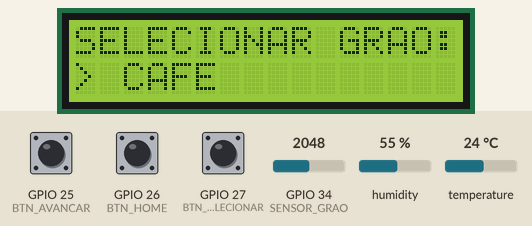
This sketch was run on a simulated ESP32. Shown: 16×2 character LCD. The test bench sets the inputs (shaded band); at power-on: GPIO 27 (BTN_SELECIONAR) HIGH, GPIO 26 (BTN_HOME) HIGH, GPIO 25 (BTN_AVANCAR) HIGH, humidity 55 %, GPIO 34 (SENSOR_GRAO) = 2048, temperature 24 °C.

Above: at 2.7 s.
2.8 s: GPIO 27 (BTN_SELECIONAR) pulled LOW for 0.15 s
At 3.7 s:
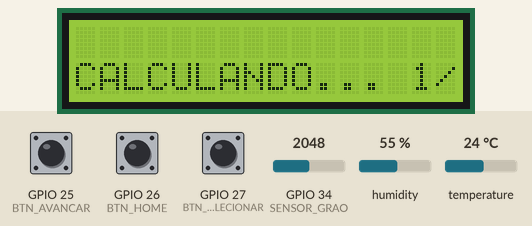
5.9 s: GPIO 26 (BTN_HOME) pulled LOW for 1 s
At 6.5 s:
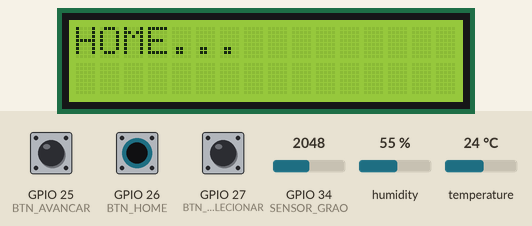
8.4 s: GPIO 25 (BTN_AVANCAR) pulled LOW for 0.15 s
At 9.8 s:
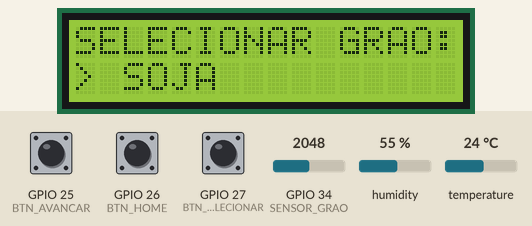
10.1 s: GPIO 25 (BTN_AVANCAR) pulled LOW for 1 s
At 11.7 s:
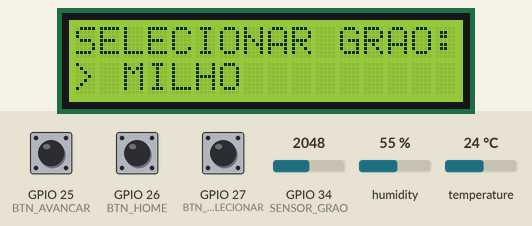
12.6 s: GPIO 27 (BTN_SELECIONAR) pulled LOW for 1 s
At 16.0 s:
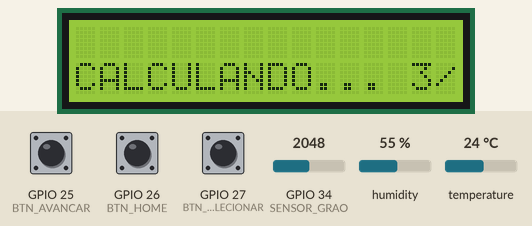
16.6 s: humidity set to 22 %
At 18.0 s:
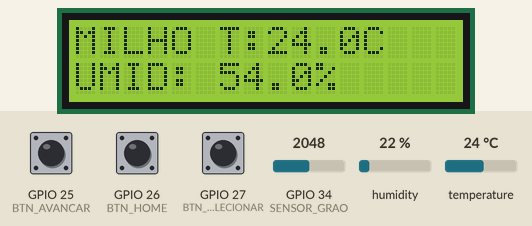
Timing chart, 0 to 19.1 s (numbered marks = the images above; inputs shaded):
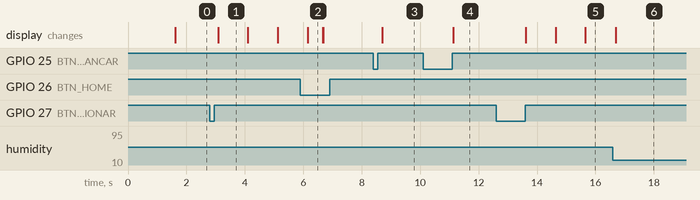

The sketch:

SENSORGRAO.ino
```cpp
#include <Wire.h>
#include <LiquidCrystal_I2C.h>
#include <DHT.h>

// --- CONFIGURAÇÕES ---
LiquidCrystal_I2C lcd(0x27, 16, 2);
#define DHTPIN 18
#define DHTTYPE DHT22
#define SENSOR_GRAO 34
DHT dht(DHTPIN, DHTTYPE);

// --- BOTÕES ---
const int BTN_AVANCAR    = 25;
const int BTN_SELECIONAR = 27;
const int BTN_HOME       = 26;

// --- VARIÁVEIS ---
int opcao = 0;
const int totalOpcoes = 4;
String itens[] = {"CAFE", "SOJA", "MILHO", "PERSONALIZADO"};

void setup() {
  Wire.begin(32, 33);
  lcd.init();
  lcd.backlight();
  dht.begin();

  pinMode(BTN_AVANCAR, INPUT_PULLUP);
  pinMode(BTN_SELECIONAR, INPUT_PULLUP);
  pinMode(BTN_HOME, INPUT_PULLUP);

  lcd.setCursor(0, 0);
  lcd.print("SISTEMA PRONTO");
  delay(1500);
  lcd.clear();
}

void loop() {
  // --- MENU ---
  lcd.setCursor(0, 0);
  lcd.print("SELECIONAR GRAO: ");
  lcd.setCursor(0, 1);
  lcd.print("> " + itens[opcao] + "           ");

  if (digitalRead(BTN_AVANCAR) == LOW) {
    opcao = (opcao + 1) % totalOpcoes;
    delay(250);
    while(digitalRead(BTN_AVANCAR) == LOW);
  }

  if (digitalRead(BTN_SELECIONAR) == LOW) {
    delay(250);
    while(digitalRead(BTN_SELECIONAR) == LOW);
    calcularUmidadeFinal();
  }
}

void calcularUmidadeFinal() {
  float somaUmidAr = 0;
  float somaTempAr = 0;
  long somaleituraCapacitiva = 0;

  lcd.clear();

  for (int i = 1; i <= 3; i++) {
    lcd.setCursor(0, 1);
    lcd.print("CALCULANDO... " + String(i) + "/3");
    delay(1000);

    somaUmidAr += dht.readHumidity();
    somaTempAr += dht.readTemperature();
    somaleituraCapacitiva += analogRead(SENSOR_GRAO);
  }

  // CÁLCULOS DAS MÉDIAS
  float mediaUmidAr = somaUmidAr / 3.0;
  float mediaTempAr = somaTempAr / 3.0;
  int mediaCapacitiva = somaleituraCapacitiva / 3;

  float umidInterna = map(mediaCapacitiva, 3200, 1400, 0, 100);
  umidInterna = constrain(umidInterna, 0, 100);

  // FUSÃO: Média entre ar do microclima e sensor interno
  float umidFinalGrao = (mediaUmidAr + umidInterna) / 2.0;

  // --- EXIBIÇÃO ESTÁTICA ---
  lcd.clear();
  lcd.setCursor(0, 0);
  lcd.print(itens[opcao]);
  lcd.print(" T:");
  lcd.print(mediaTempAr, 1);
  lcd.print("C");

  lcd.setCursor(0, 1);
  lcd.print("UMID: ");
  lcd.print(umidFinalGrao, 1);
  lcd.print("% ");

  // TRAVA ATÉ APERTAR HOME
  while (digitalRead(BTN_HOME) == HIGH) {
    delay(10);
  }

  lcd.clear();
  lcd.print("HOME...");
  delay(500);
  lcd.clear();
}
```

Measured:
- after the input at 2.8 s, the display: changes after 0.28 s (image 1)
- after the input at 5.9 s, the display: changes after 0.26 s (image 2)
- after the input at 8.4 s, the display: changes after 0.30 s (image 3)
- after the input at 10.1 s, the display: changes after 1.0 s (image 4)
- after the input at 12.6 s, the display: first changes after 1.0 s (image 5 shows a later state)
- after the input at 16.6 s, the display: changes after 0.09 s (image 6)
- what the display in image 1 shows lasts 1.0 s, from 3.1 s to 4.1 s
